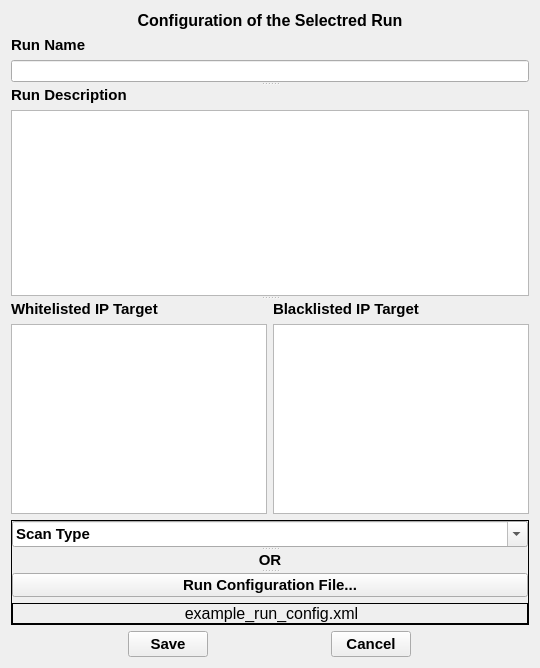
          <widget class="QWidget" name="configuration_run_area">
           <layout class="QGridLayout" name="gridLayout_2">
            <item row="1" column="0">
             <layout class="QGridLayout" name="gridLayout_4">
              <item row="0" column="0">
               <layout class="QVBoxLayout" name="verticalLayout_8">
                <item>
                 <widget class="QSplitter" name="splitter_4">
                  <property name="orientation">
                   <enum>Qt::Vertical</enum>
                  </property>
                  <widget class="QSplitter" name="splitter_3">
                   <property name="orientation">
                    <enum>Qt::Vertical</enum>
                   </property>
                   <widget class="QWidget" name="layoutWidget">
                    <layout class="QVBoxLayout" name="verticalLayout_2">
                     <item>
                      <widget class="QLabel" name="label_run_name">
                       <property name="text">
                        <string>&lt;html&gt;&lt;head/&gt;&lt;body&gt;&lt;p&gt;&lt;span style=&quot; font-size:11pt; font-weight:600;&quot;&gt;Run Name&lt;/span&gt;&lt;/p&gt;&lt;/body&gt;&lt;/html&gt;</string>
                       </property>
                      </widget>
                     </item>
                     <item>
                      <widget class="QLineEdit" name="textline_run_name"/>
                     </item>
                    </layout>
                   </widget>
                   <widget class="QWidget" name="layoutWidget">
                    <layout class="QVBoxLayout" name="verticalLayout_3">
                     <item>
                      <widget class="QLabel" name="label_run_desc">
                       <property name="text">
                        <string>&lt;html&gt;&lt;head/&gt;&lt;body&gt;&lt;p&gt;&lt;span style=&quot; font-size:11pt; font-weight:600;&quot;&gt;Run Description&lt;/span&gt;&lt;/p&gt;&lt;/body&gt;&lt;/html&gt;</string>
                       </property>
                      </widget>
                     </item>
                     <item>
                      <widget class="QPlainTextEdit" name="textbox_run_desc"/>
                     </item>
                    </layout>
                   </widget>
                  </widget>
                  <widget class="QWidget" name="layoutWidget">
                   <layout class="QHBoxLayout" name="horizontalLayout_5">
                    <item>
                     <layout class="QVBoxLayout" name="verticalLayout_5">
                      <item>
                       <widget class="QLabel" name="label_whitelist">
                        <property name="text">
                         <string>&lt;html&gt;&lt;head/&gt;&lt;body&gt;&lt;p&gt;&lt;span style=&quot; font-size:11pt; font-weight:600;&quot;&gt;Whitelisted IP Target&lt;/span&gt;&lt;/p&gt;&lt;/body&gt;&lt;/html&gt;</string>
                        </property>
                       </widget>
                      </item>
                      <item>
                       <widget class="QPlainTextEdit" name="textbox_whitelist"/>
                      </item>
                     </layout>
                    </item>
                    <item>
                     <layout class="QVBoxLayout" name="verticalLayout_7">
                      <item>
                       <widget class="QLabel" name="label_blacklist">
                        <property name="text">
                         <string>&lt;html&gt;&lt;head/&gt;&lt;body&gt;&lt;p&gt;&lt;span style=&quot; font-size:11pt; font-weight:600;&quot;&gt;Blacklisted IP Target&lt;/span&gt;&lt;/p&gt;&lt;/body&gt;&lt;/html&gt;</string>
                        </property>
                       </widget>
                      </item>
                      <item>
                       <widget class="QPlainTextEdit" name="textbox_blacklist"/>
                      </item>
                     </layout>
                    </item>
                   </layout>
                  </widget>
                 </widget>
                </item>
                <item>
                 <widget class="QSplitter" name="splitter_2">
                  <property name="frameShape">
                   <enum>QFrame::Box</enum>
                  </property>
                  <property name="orientation">
                   <enum>Qt::Vertical</enum>
                  </property>
                  <widget class="QWidget" name="layoutWidget">
                   <layout class="QHBoxLayout" name="horizontalLayout_4">
                    <item>
                     <layout class="QVBoxLayout" name="verticalLayout_4">
                      <item>
                       <widget class="QComboBox" name="dropdown_scantype">
                        <property name="font">
                         <font>
                          <pointsize>11</pointsize>
                          <weight>75</weight>
                          <bold>true</bold>
                         </font>
                        </property>
                        <property name="editable">
                         <bool>true</bool>
                        </property>
                        <property name="currentText">
                         <string>Scan Type</string>
                        </property>
                       </widget>
                      </item>
                     </layout>
                    </item>
                   </layout>
                  </widget>
                  <widget class="QLabel" name="label_or">
                   <property name="font">
                    <font>
                     <pointsize>11</pointsize>
                     <weight>75</weight>
                     <bold>true</bold>
                    </font>
                   </property>
                   <property name="text">
                    <string>OR</string>
                   </property>
                   <property name="alignment">
                    <set>Qt::AlignCenter</set>
                   </property>
                  </widget>
                  <widget class="QWidget" name="layoutWidget">
                   <layout class="QVBoxLayout" name="verticalLayout_6">
                    <item>
                     <widget class="QPushButton" name="button_browse_config_file">
                      <property name="font">
                       <font>
                        <pointsize>11</pointsize>
                        <weight>75</weight>
                        <bold>true</bold>
                       </font>
                      </property>
                      <property name="text">
                       <string>Run Configuration File...</string>
                      </property>
                     </widget>
                    </item>
                    <item>
                     <widget class="QLabel" name="label_run_config_filename">
                      <property name="frameShape">
                       <enum>QFrame::Box</enum>
                      </property>
                      <property name="text">
                       <string>&lt;html&gt;&lt;head/&gt;&lt;body&gt;&lt;p align=&quot;center&quot;&gt;&lt;span style=&quot; font-size:12pt;&quot;&gt;example_run_config.xml&lt;/span&gt;&lt;/p&gt;&lt;/body&gt;&lt;/html&gt;</string>
                      </property>
                     </widget>
                    </item>
                   </layout>
                  </widget>
                 </widget>
                </item>
               </layout>
              </item>
              <item row="1" column="0">
               <layout class="QHBoxLayout" name="horizontalLayout_6">
                <property name="sizeConstraint">
                 <enum>QLayout::SetDefaultConstraint</enum>
                </property>
                <item>
                 <widget class="QPushButton" name="button_save_run_config">
                  <property name="sizePolicy">
                   <sizepolicy hsizetype="Fixed" vsizetype="Fixed">
                    <horstretch>0</horstretch>
                    <verstretch>0</verstretch>
                   </sizepolicy>
                  </property>
                  <property name="font">
                   <font>
                    <pointsize>11</pointsize>
                    <weight>75</weight>
                    <bold>true</bold>
                   </font>
                  </property>
                  <property name="text">
                   <string>Save</string>
                  </property>
                 </widget>
                </item>
                <item>
                 <widget class="QPushButton" name="button_cancel_run_config">
                  <property name="sizePolicy">
                   <sizepolicy hsizetype="Fixed" vsizetype="Fixed">
                    <horstretch>0</horstretch>
                    <verstretch>0</verstretch>
                   </sizepolicy>
                  </property>
                  <property name="font">
                   <font>
                    <pointsize>11</pointsize>
                    <weight>75</weight>
                    <bold>true</bold>
                   </font>
                  </property>
                  <property name="text">
                   <string>Cancel</string>
                  </property>
                 </widget>
                </item>
               </layout>
              </item>
             </layout>
            </item>
            <item row="0" column="0">
             <widget class="QLabel" name="label_4">
              <property name="text">
               <string>&lt;html&gt;&lt;head/&gt;&lt;body&gt;&lt;p align=&quot;center&quot;&gt;&lt;span style=&quot; font-size:12pt; font-weight:600;&quot;&gt;Configuration of the Selectred Run&lt;/span&gt;&lt;/p&gt;&lt;/body&gt;&lt;/html&gt;</string>
              </property>
             </widget>
            </item>
           </layout>
          </widget>
